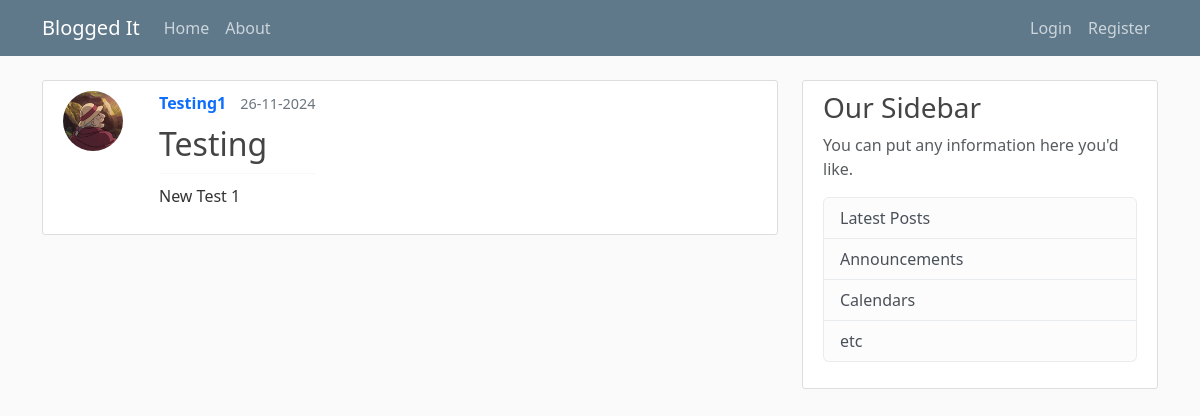
Screenshot of /post/2 with the database file from the repository.
### bloggedit/models.py (models this page shows, shortened)
class User(db.Model, UserMixin):
    id = db.Column(db.Integer, primary_key=True)
    username = db.Column(db.String(20), unique=True, nullable=False)
    email = db.Column(db.String(120), unique=True, nullable=False)
    image_file = db.Column(db.String(20), nullable=False, default='default.png')
    password = db.Column(db.String(60), nullable=False)
    posts = db.relationship('Post', backref='author', lazy=True)

class Post(db.Model):
    id = db.Column(db.Integer, primary_key=True)
    title = db.Column(db.String(100), nullable=False)
    date_posted = db.Column(db.DateTime, nullable=False, default=datetime.utcnow)
    content = db.Column(db.Text, nullable=False)
    user_id = db.Column(db.Integer, db.ForeignKey('user.id'), nullable=False)

### bloggedit/routes.py (the view)
@app.route("/post/<int:post_id>")
def post(post_id):
    post = Post.query.get_or_404(post_id)
    return render_template("post.html", title=post.title, post=post)

### bloggedit/templates/post.html (shortened to what this page needs)
{% extends "layout.html" %}
{% block content %}
<article class="media content-section" style="display: flex; align-items: flex-start; gap: 20px; margin-bottom: 20px;">
  <div style="flex-shrink: 0;">
    <img class="rounded-circle article-img"
         src="{{ url_for('static', filename='profile_pics/' + post.author.image_file) }}"
         style="width: 60px; height: 60px;">
  </div>
  <div class="media-body">
    <div style="margin-bottom: 10px;">
      <span style="font-weight: bold; text-decoration: none; display: inline-block;">
        <a href="{{url_for('user_posts', username=post.author.username)}}" style="color-inherit; font-weight: bold; text-decoration: none; display: block;">
          {{ post.author.username }}
        </a>
      </span>
      <span style="font-size: 0.9em; color: #6c757d; margin-left: 10px;">{{ post.date_posted.strftime('%d-%m-%Y') }}</span>
    </div>
    <h2 class="article-title">{{ post.title }}</h2>
    <hr style="border: none; border-top: 1px solid #dee2e6; margin: 10px 0;">
    <p class="article-content">{{ post.content }}</p>
  </div>
</article>
{% endblock content %}

### bloggedit/static/main.css (style rules this page uses)
body { background: #fafafa; color: #333333; margin-top: 5rem; }
h1, h2, h3, h4, h5, h6 { color: #444444; }
.content-section { background: #ffffff; padding: 10px 20px; border: 1px solid #dddddd; border-radius: 3px; margin-bottom: 20px; }
.article-title { color: #444444; }
.article-content { white-space: pre-line; }
.article-img { height: 65px; width: 65px; margin-right: 16px; }
a { text-decoration: none; }

### rows the page displays
User: image_file (picture), author.username "Testing1"
Post: date_posted "26-11-2024", title "Testing", content "New Test 1"
